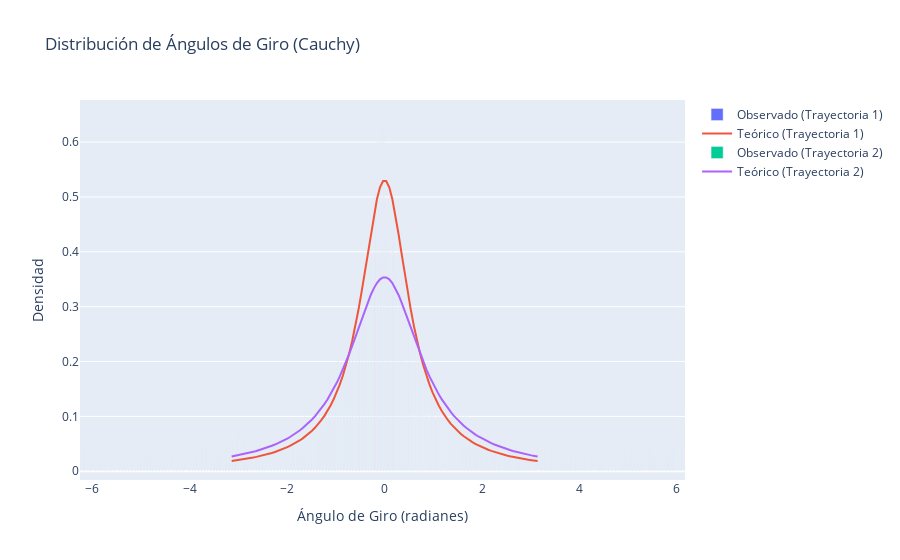

Write notebook code for a chart like this one.
### Markdown cell above
# Activity 3: Turning-angle Distribution - (source dist. vs observed dist.)
- Consider two CRW trajectories with different Cauchy coefficients.
- Write a function that returns the turning angles for a given trajectory.
- Compare the observed distribution (histogram) to the source distribution (curve) for both trajectories, as shown in the figure below.
- Display the results using plotly.

### Code cell
def generate_crw_trajectory(N, scale, dim=2):
    angles = cauchy.rvs(scale=scale, size=N)  # Genera ángulos de giro con distribución de Cauchy
    trajectory = np.zeros((N, dim))
    
    # Inicializar el primer paso en una dirección aleatoria
    direction = np.random.rand() * 2 * np.pi
    for i in range(1, N):
        direction += angles[i]  # Cambiar la dirección usando los ángulos de giro
        trajectory[i] = trajectory[i-1] + np.array([np.cos(direction), np.sin(direction)])  # Actualizar posición
    
    return trajectory, angles
#
def calculate_turning_angles(trajectory):
    """ Calcula los ángulos de giro entre los pasos consecutivos de la trayectoria. """
    angles = []
    for i in range(1, len(trajectory)-1):
        vec1 = trajectory[i] - trajectory[i-1]
        vec2 = trajectory[i+1] - trajectory[i]
        
        # Ángulo entre los dos vectores (producto punto)
        angle = np.arctan2(vec2[1], vec2[0]) - np.arctan2(vec1[1], vec1[0])
        angles.append(angle)
        
    return np.array(angles)

def plot_turning_angles_histogram(angles, cauchy_scale, name):
    """
    Grafica el histograma de los ángulos observados junto con la curva de distribución
    de Cauchy teórica.
    """
    # Crear un histograma de los ángulos observados
    hist = np.histogram(angles, bins=200, density=True)
    
    # Crear la curva teórica de la distribución de Cauchy
    x = np.linspace(-np.pi, np.pi, 100)
    pdf = cauchy.pdf(x, scale=cauchy_scale)
    
    # Crear gráfico con Plotly
    trace_hist = go.Bar(x=hist[1][:-1], y=hist[0], name=f'Observado ({name})', opacity=1)
    trace_pdf = go.Scatter(x=x, y=pdf, mode='lines', name=f'Teórico ({name})')
    
    return [trace_hist, trace_pdf]

# Generar dos trayectorias CRW con diferentes coeficientes de Cauchy
N = 2000
scale_1 = 0.6  # Coeficiente de Cauchy para la primera trayectoria
scale_2 = 0.9  # Coeficiente de Cauchy para la segunda trayectoria

traj_1, angles_1 = generate_crw_trajectory(N, scale=scale_1)
traj_2, angles_2 = generate_crw_trajectory(N, scale=scale_2)

# Calcular ángulos de giro para ambas trayectorias
turning_angles_1 = calculate_turning_angles(traj_1)
turning_angles_2 = calculate_turning_angles(traj_2)

# Graficar los ángulos observados vs distribución teórica
fig = go.Figure()

# Añadir el histograma y la curva para la primera trayectoria
fig.add_traces(plot_turning_angles_histogram(turning_angles_1, scale_1, name='Trayectoria 1'))

# Añadir el histograma y la curva para la segunda trayectoria
fig.add_traces(plot_turning_angles_histogram(turning_angles_2, scale_2, name='Trayectoria 2'))

# Configurar el layout del gráfico
fig.update_layout(title='Distribución de Ángulos de Giro (Cauchy)',
                  xaxis=dict(title='Ángulo de Giro (radianes)'),
                  yaxis=dict(title='Densidad'))
                  
# Mostrar el gráfico
fig.show()

### Figure 1 — Plotly figure (JSON) as saved in the notebook; plotly's stock layout.template omitted (floating-point values rounded to 4 significant figures; data arrays with more than 128 entries replaced by an {"elided": "..."} marker saying what was removed)
{"data": [{"name": "Observado (Trayectoria 1)", "opacity": 1, "type": "bar", "x": {"elided": "200 float values"}, "y": {"elided": "200 float values"}}, {"mode": "lines", "name": "Teórico (Trayectoria 1)", "type": "scatter", "x": [-3.142, -3.078, -3.015, -2.951, -2.888, -2.824, -2.761, -2.697, -2.634, -2.57, -2.507, -2.443, -2.38, -2.317, -2.253, -2.19, -2.126, -2.063, -1.999, -1.936, -1.872, -1.809, -1.745, -1.682, -1.618, -1.555, -1.491, -1.428, -1.365, -1.301, -1.238, -1.174, -1.111, -1.047, -0.9837, -0.9203, -0.8568, -0.7933, -0.7299, -0.6664, -0.6029, -0.5395, -0.476, -0.4125, -0.3491, -0.2856, -0.2221, -0.1587, -0.0952, -0.03173, 0.03173, 0.0952, 0.1587, 0.2221, 0.2856, 0.3491, 0.4125, 0.476, 0.5395, 0.6029, 0.6664, 0.7299, 0.7933, 0.8568, 0.9203, 0.9837, 1.047, 1.111, 1.174, 1.238, 1.301, 1.365, 1.428, 1.491, 1.555, 1.618, 1.682, 1.745, 1.809, 1.872, 1.936, 1.999, 2.063, 2.126, 2.19, 2.253, 2.317, 2.38, 2.443, 2.507, 2.57, 2.634, 2.697, 2.761, 2.824, 2.888, 2.951, 3.015, 3.078, 3.142], "y": [0.01867, 0.01942, 0.02021, 0.02106, 0.02196, 0.02291, 0.02393, 0.02501, 0.02617, 0.02741, 0.02874, 0.03017, 0.0317, 0.03335, 0.03513, 0.03705, 0.03913, 0.04139, 0.04384, 0.0465, 0.04941, 0.05259, 0.05607, 0.0599, 0.06411, 0.06875, 0.0739, 0.0796, 0.08595, 0.09304, 0.101, 0.1099, 0.1198, 0.1311, 0.1438, 0.1582, 0.1746, 0.193, 0.2139, 0.2375, 0.264, 0.2934, 0.3256, 0.3602, 0.3964, 0.4325, 0.4666, 0.4958, 0.5175, 0.529, 0.529, 0.5175, 0.4958, 0.4666, 0.4325, 0.3964, 0.3602, 0.3256, 0.2934, 0.264, 0.2375, 0.2139, 0.193, 0.1746, 0.1582, 0.1438, 0.1311, 0.1198, 0.1099, 0.101, 0.09304, 0.08595, 0.0796, 0.0739, 0.06875, 0.06411, 0.0599, 0.05607, 0.05259, 0.04941, 0.0465, 0.04384, 0.04139, 0.03913, 0.03705, 0.03513, 0.03335, 0.0317, 0.03017, 0.02874, 0.02741, 0.02617, 0.02501, 0.02393, 0.02291, 0.02196, 0.02106, 0.02021, 0.01942, 0.01867]}, {"name": "Observado (Trayectoria 2)", "opacity": 1, "type": "bar", "x": {"elided": "200 float values"}, "y": {"elided": "200 float values"}}, {"mode": "lines", "name": "Teórico (Trayectoria 2)", "type": "scatter", "x": [-3.142, -3.078, -3.015, -2.951, -2.888, -2.824, -2.761, -2.697, -2.634, -2.57, -2.507, -2.443, -2.38, -2.317, -2.253, -2.19, -2.126, -2.063, -1.999, -1.936, -1.872, -1.809, -1.745, -1.682, -1.618, -1.555, -1.491, -1.428, -1.365, -1.301, -1.238, -1.174, -1.111, -1.047, -0.9837, -0.9203, -0.8568, -0.7933, -0.7299, -0.6664, -0.6029, -0.5395, -0.476, -0.4125, -0.3491, -0.2856, -0.2221, -0.1587, -0.0952, -0.03173, 0.03173, 0.0952, 0.1587, 0.2221, 0.2856, 0.3491, 0.4125, 0.476, 0.5395, 0.6029, 0.6664, 0.7299, 0.7933, 0.8568, 0.9203, 0.9837, 1.047, 1.111, 1.174, 1.238, 1.301, 1.365, 1.428, 1.491, 1.555, 1.618, 1.682, 1.745, 1.809, 1.872, 1.936, 1.999, 2.063, 2.126, 2.19, 2.253, 2.317, 2.38, 2.443, 2.507, 2.57, 2.634, 2.697, 2.761, 2.824, 2.888, 2.951, 3.015, 3.078, 3.142], "y": [0.02682, 0.02785, 0.02894, 0.03009, 0.03131, 0.0326, 0.03398, 0.03543, 0.03698, 0.03863, 0.04038, 0.04225, 0.04425, 0.04638, 0.04867, 0.05112, 0.05374, 0.05657, 0.0596, 0.06287, 0.06639, 0.07019, 0.07429, 0.07873, 0.08354, 0.08875, 0.09441, 0.1005, 0.1072, 0.1145, 0.1223, 0.1309, 0.1402, 0.1503, 0.1611, 0.1729, 0.1855, 0.199, 0.2134, 0.2284, 0.2441, 0.2602, 0.2764, 0.2923, 0.3074, 0.3213, 0.3334, 0.343, 0.3498, 0.3532, 0.3532, 0.3498, 0.343, 0.3334, 0.3213, 0.3074, 0.2923, 0.2764, 0.2602, 0.2441, 0.2284, 0.2134, 0.199, 0.1855, 0.1729, 0.1611, 0.1503, 0.1402, 0.1309, 0.1223, 0.1145, 0.1072, 0.1005, 0.09441, 0.08875, 0.08354, 0.07873, 0.07429, 0.07019, 0.06639, 0.06287, 0.0596, 0.05657, 0.05374, 0.05112, 0.04867, 0.04638, 0.04425, 0.04225, 0.04038, 0.03863, 0.03698, 0.03543, 0.03398, 0.0326, 0.03131, 0.03009, 0.02894, 0.02785, 0.02682]}], "layout": {"title": {"text": "Distribución de Ángulos de Giro (Cauchy)"}, "xaxis": {"title": {"text": "Ángulo de Giro (radianes)"}}, "yaxis": {"title": {"text": "Densidad"}}}}
